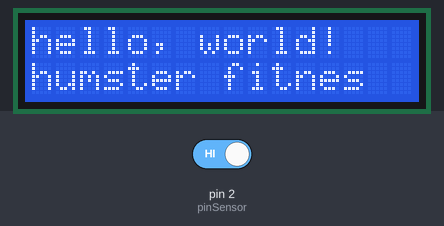
Recording of a sketch running on a simulated Arduino Uno, built with avr-gcc and run on an emulated ATmega328P. Shown: 16×2 character LCD. The inputs (shaded band) are chosen by the test bench; at power-on: pin 2 (pinSensor) HIGH. What the sketch prints to the serial monitor is not drawn.

Above: at 0.1 s.
At 2.2 s:
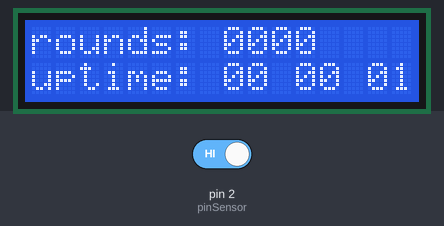
2.3 s: pin 2 (pinSensor) driven LOW
At 5.8 s:
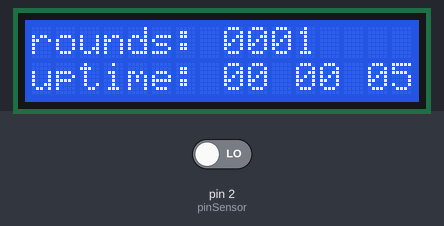
Timing chart, 0 to 7.3 s (numbered marks = the images above; inputs shaded):
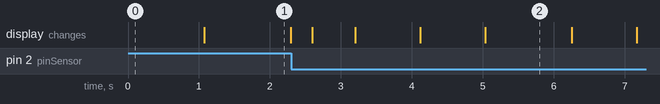

The sketch:

humster.ino
```cpp
//Подключаем библиотеку ЖК-дисплея
#include <LiquidCrystal.h>

//Датчик присоединен к выводу № 2 (замыкающая кнопка между контактом №2 и землей)
#define pinSensor 2

/*
 Переменная счетчик срабатываний датчика. целое число без знака (больше или равно нулю)
 ключевое слово volatile нужно потому что значение переменной будет меняться в обработчике прерывания
*/
volatile unsigned long counter;

//Переменная в которй будем хранить значение времени последнего срабатывания датчика (защита от дребезга контактов)
volatile unsigned long lastTick = millis();

//константы для перевода миллисекунд в дни, часы минуты и секунды
const unsigned long msec_in_sec = 1000; // в секунде тысяча миллисекунд
const unsigned long msec_in_min  = 60 * msec_in_sec;
const unsigned long msec_in_hour = msec_in_min * 60;
const unsigned long msec_in_day  = msec_in_hour * 24;

//Две строки длиной 16 символов для вывода информации на дисплей
char row_1[16];
char row_2[16];

//номера ножек ардуино, используемых для подключения ЖК дисплея
const int rs = 12, en = 11, d4 = 7, d5 = 6, d6 = 5, d7 = 4;

//создаем экземпляр для работы с дисплеем
LiquidCrystal lcd(rs, en, d4, d5, d6, d7);

//Эта функция вызывается один раз при подаче питания или после сброса контроллера
void setup() {
  //Сбрасываем значение счетчика оборотов в ноль
  counter = 0;

  //Настраиваем порт датчика на режим чтения с подтяжкой уровня к питанию.
  pinMode(pinSensor, INPUT_PULLUP);

  //Настраиваем нулевое прерывание на нисходящий фронт сигнала от датчика.
  //Всего в контроллере есть два прерывания. Нулевое на ножке № 2, первое на ножке № 3.
  attachInterrupt(0, interruptFunction, FALLING);

  //Инициализируем дисплей
  lcd.begin(16, 2);
  //Ставим курсор в начало первой строки
  lcd.setCursor(0, 0);
  //Выводим приветствие
  lcd.print("hello, world!");
  //Ставим курсор на начало второй строки
  lcd.setCursor(0, 1);
  //выводим сообщение "хомячковый фитнес"
  lcd.print("humster fitnes");
  //Ждем одну секунду
  delay(1000);
  //Очищаем экран жисплея
  lcd.clear();

  //Включаем последовательный порт и настраиваем скорость порта в 115200 бит/сек
  Serial.begin(115200);
}

//Эта встроенная функция вызывается все время пока есть питание на процессоре
void loop() {
  //Формируем строку с текущим значением счетчика оборотов колеса
  sprintf(row_1,"rounds: %04d", counter);
  //Встаем в начало первой строки
  lcd.setCursor(0, 0);
  //Выводим строку на дисплей
  lcd.print(row_1);

  //Повторяем вывод строки в последовательный порт (если нет дисплея, то наблюдать за работой программы можно в мониторе порта <Ctrl>+<Shift>+<M> )
  Serial.println(row_1);

  //расчитываем время работы программы
  uptime();
  //встаем в начало второй строки
  lcd.setCursor(0, 1);
  //выводим время работы программы
  lcd.print(row_2);

  //Повторяем вывод строки в последовательный порт (если нет дисплея, то наблюдать за работой программы можно в мониторе порта <Ctrl>+<Shift>+<M> )
  Serial.println(row_2);

  //делаем задержку в 300 миллисекунд
  delay(300);
}

/*
 * Так как мы настроили аппаратное прерывание (attachInterrupt() )на вторую ножку процессора,
   то эта функция вызывается всякий раз, когда датчик, подключенный к ножке №2 замыкается на землю (сигнал с высокого уровня +5В переходит в низкий уровень 0В)
 */
void interruptFunction(){
  /* Так как контакты имеют дребезг, а хомячок не очень стремителен,
     то считаем, что он крутит барабан не быстрее трех оборотов в секунду (300 миллисекунд на оборот).
     если это случается быстрее, то значит это не хомячок, а дребезг контактов.
  */
  unsigned long currentTime = millis(); //сколько миллисекунд прошло со времени старта программы
  if ((currentTime - lastTick) > 300) {
    counter = counter + 1;   //Увеличиваем значение счетчика оборотов на единицу
    lastTick = currentTime;  // Запоминаем когда последний раз мы реагировали на датчик
  }
}

//Подсчет времени работы программы
void uptime(){
  //полных миллисекунд с момента старта
  unsigned long mseconds = millis();
  int days = 0;
  int hours = 0;
  int mins = 0;
  int sec = 0;
  //прошло дней с момента запуска
  days = mseconds / msec_in_day;
  mseconds -= (days * msec_in_day);
  //прошло часов с момента запуска
  hours = mseconds / msec_in_hour;
  mseconds -= (hours * msec_in_hour);
  //прошло минут с момента запуска
  mins = mseconds / msec_in_min;
  mseconds -= (mins * msec_in_min);
  //прошло секунд с момента запуска
  sec = mseconds / msec_in_sec;
  //записываем полученные данные в строку row_2
  sprintf(row_2,"uptime: %02d %02d %02d", hours, mins, sec );
}
```

Measured:
- what the display in image 1 shows lasts 1.2 s, from 1.1 s to 2.3 s
